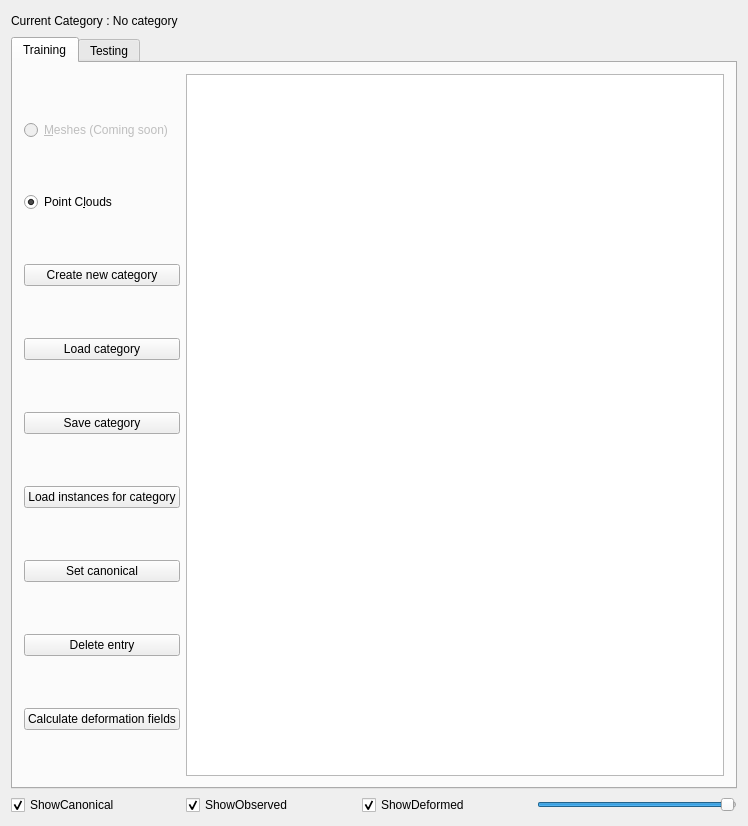
<?xml version="1.0" encoding="UTF-8"?>
<ui version="4.0">
 <class>ShapeGui</class>
 <widget class="QMainWindow" name="ShapeGui">
  <property name="geometry">
   <rect>
    <x>0</x>
    <y>0</y>
    <width>748</width>
    <height>826</height>
   </rect>
  </property>
  <property name="sizePolicy">
   <sizepolicy hsizetype="Fixed" vsizetype="Fixed">
    <horstretch>0</horstretch>
    <verstretch>0</verstretch>
   </sizepolicy>
  </property>
  <property name="maximumSize">
   <size>
    <width>16777215</width>
    <height>16777215</height>
   </size>
  </property>
  <property name="windowTitle">
   <string>Shape Registration</string>
  </property>
  <widget class="QWidget" name="centralWidget">
   <property name="sizePolicy">
    <sizepolicy hsizetype="Preferred" vsizetype="Preferred">
     <horstretch>0</horstretch>
     <verstretch>0</verstretch>
    </sizepolicy>
   </property>
   <layout class="QGridLayout" name="gridLayout_7">
    <item row="2" column="0">
     <widget class="QTabWidget" name="frameWidget">
      <property name="sizePolicy">
       <sizepolicy hsizetype="Expanding" vsizetype="Expanding">
        <horstretch>0</horstretch>
        <verstretch>0</verstretch>
       </sizepolicy>
      </property>
      <property name="currentIndex">
       <number>0</number>
      </property>
      <widget class="QWidget" name="trainingFrame">
       <property name="sizePolicy">
        <sizepolicy hsizetype="Preferred" vsizetype="Expanding">
         <horstretch>0</horstretch>
         <verstretch>0</verstretch>
        </sizepolicy>
       </property>
       <property name="autoFillBackground">
        <bool>false</bool>
       </property>
       <attribute name="title">
        <string>Training</string>
       </attribute>
       <layout class="QGridLayout" name="gridLayout_5">
        <item row="0" column="0">
         <layout class="QGridLayout" name="gridLayout_4">
          <item row="0" column="1">
           <layout class="QVBoxLayout" name="verticalLayout">
            <item>
             <widget class="QRadioButton" name="meshButton">
              <property name="enabled">
               <bool>false</bool>
              </property>
              <property name="text">
               <string>&amp;Meshes (Coming soon)</string>
              </property>
              <property name="checked">
               <bool>false</bool>
              </property>
             </widget>
            </item>
            <item>
             <widget class="QRadioButton" name="cloudButton">
              <property name="text">
               <string>Point C&amp;louds</string>
              </property>
              <property name="checked">
               <bool>true</bool>
              </property>
             </widget>
            </item>
            <item>
             <widget class="QPushButton" name="newCategoryButton">
              <property name="text">
               <string>Create new category</string>
              </property>
             </widget>
            </item>
            <item>
             <widget class="QPushButton" name="loadCategoryButton">
              <property name="text">
               <string>Load category</string>
              </property>
             </widget>
            </item>
            <item>
             <widget class="QPushButton" name="saveCategoryButton">
              <property name="text">
               <string>Save category</string>
              </property>
             </widget>
            </item>
            <item>
             <widget class="QPushButton" name="loadMeshesButton">
              <property name="text">
               <string>Load instances for category</string>
              </property>
             </widget>
            </item>
            <item>
             <widget class="QPushButton" name="canonicalButton">
              <property name="text">
               <string>Set canonical</string>
              </property>
             </widget>
            </item>
            <item>
             <widget class="QPushButton" name="deleteButton">
              <property name="text">
               <string>Delete entry</string>
              </property>
             </widget>
            </item>
            <item>
             <widget class="QPushButton" name="buildButton">
              <property name="text">
               <string>Calculate deformation fields</string>
              </property>
             </widget>
            </item>
           </layout>
          </item>
          <item row="0" column="2">
           <widget class="QListWidget" name="listWidget">
            <property name="sizeAdjustPolicy">
             <enum>QAbstractScrollArea::AdjustToContents</enum>
            </property>
           </widget>
          </item>
         </layout>
        </item>
       </layout>
      </widget>
      <widget class="QWidget" name="testingFrame">
       <attribute name="title">
        <string>Testing</string>
       </attribute>
       <layout class="QGridLayout" name="gridLayout_6">
        <item row="3" column="0">
         <layout class="QGridLayout" name="gridLayout_2">
          <item row="0" column="1">
           <widget class="QSpinBox" name="latentBox1"/>
          </item>
          <item row="0" column="2">
           <widget class="QLabel" name="label_3">
            <property name="text">
             <string>y-axis</string>
            </property>
           </widget>
          </item>
          <item row="0" column="0">
           <widget class="QLabel" name="label_2">
            <property name="text">
             <string>x-axis</string>
            </property>
           </widget>
          </item>
          <item row="0" column="3">
           <widget class="QSpinBox" name="latentBox2">
            <property name="value">
             <number>1</number>
            </property>
           </widget>
          </item>
         </layout>
        </item>
        <item row="1" column="0">
         <layout class="QGridLayout" name="gridLayout_3">
          <item row="0" column="1">
           <widget class="QSpinBox" name="numLatentBox">
            <property name="minimum">
             <number>0</number>
            </property>
            <property name="maximum">
             <number>100</number>
            </property>
            <property name="value">
             <number>5</number>
            </property>
           </widget>
          </item>
          <item row="0" column="0">
           <widget class="QLabel" name="label_4">
            <property name="text">
             <string>No. Latent:</string>
            </property>
           </widget>
          </item>
          <item row="0" column="2">
           <widget class="QPushButton" name="pcaButton">
            <property name="text">
             <string>Calculate PCA</string>
            </property>
           </widget>
          </item>
         </layout>
        </item>
        <item row="0" column="0">
         <widget class="QFrame" name="sourceFrame">
          <property name="sizePolicy">
           <sizepolicy hsizetype="Preferred" vsizetype="Minimum">
            <horstretch>0</horstretch>
            <verstretch>0</verstretch>
           </sizepolicy>
          </property>
          <property name="baseSize">
           <size>
            <width>290</width>
            <height>70</height>
           </size>
          </property>
          <property name="frameShape">
           <enum>QFrame::Panel</enum>
          </property>
          <property name="frameShadow">
           <enum>QFrame::Plain</enum>
          </property>
          <layout class="QGridLayout" name="gridLayout">
           <item row="0" column="0" rowspan="4" colspan="2">
            <widget class="QTabWidget" name="pointCloudTabs">
             <property name="sizePolicy">
              <sizepolicy hsizetype="Preferred" vsizetype="Preferred">
               <horstretch>0</horstretch>
               <verstretch>0</verstretch>
              </sizepolicy>
             </property>
             <property name="baseSize">
              <size>
               <width>290</width>
               <height>70</height>
              </size>
             </property>
             <property name="layoutDirection">
              <enum>Qt::RightToLeft</enum>
             </property>
             <property name="currentIndex">
              <number>0</number>
             </property>
             <widget class="QWidget" name="fileTab">
              <property name="layoutDirection">
               <enum>Qt::LeftToRight</enum>
              </property>
              <attribute name="title">
               <string>File</string>
              </attribute>
              <layout class="QGridLayout" name="gridLayout_9">
               <item row="0" column="0">
                <widget class="QLabel" name="pointCloudFileLabel">
                 <property name="text">
                  <string>Point Cloud File:</string>
                 </property>
                </widget>
               </item>
               <item row="0" column="1">
                <widget class="QLineEdit" name="pointCloudFileBox">
                 <property name="enabled">
                  <bool>false</bool>
                 </property>
                 <property name="readOnly">
                  <bool>true</bool>
                 </property>
                </widget>
               </item>
               <item row="0" column="2">
                <widget class="QToolButton" name="pointCloudFileOpenButton">
                 <property name="text">
                  <string>&lt;</string>
                 </property>
                </widget>
               </item>
              </layout>
             </widget>
             <widget class="QWidget" name="topicTab">
              <property name="layoutDirection">
               <enum>Qt::LeftToRight</enum>
              </property>
              <attribute name="title">
               <string>Topic</string>
              </attribute>
              <layout class="QGridLayout" name="gridLayout_10">
               <item row="0" column="0">
                <widget class="QLabel" name="pointCloudLabel">
                 <property name="text">
                  <string>Point Cloud Topic:</string>
                 </property>
                </widget>
               </item>
               <item row="0" column="1">
                <widget class="QComboBox" name="pointCloudTopicBox"/>
               </item>
              </layout>
             </widget>
            </widget>
           </item>
           <item row="3" column="2">
            <widget class="QPushButton" name="cancelFittingButton">
             <property name="sizePolicy">
              <sizepolicy hsizetype="Preferred" vsizetype="Fixed">
               <horstretch>0</horstretch>
               <verstretch>0</verstretch>
              </sizepolicy>
             </property>
             <property name="text">
              <string>Cancel</string>
             </property>
            </widget>
           </item>
           <item row="2" column="2">
            <widget class="QPushButton" name="fitButton">
             <property name="sizePolicy">
              <sizepolicy hsizetype="Preferred" vsizetype="Fixed">
               <horstretch>0</horstretch>
               <verstretch>0</verstretch>
              </sizepolicy>
             </property>
             <property name="text">
              <string>Fit to Observed</string>
             </property>
            </widget>
           </item>
           <item row="1" column="0">
            <widget class="QLabel" name="pointCloudSourceLabel">
             <property name="sizePolicy">
              <sizepolicy hsizetype="Minimum" vsizetype="Preferred">
               <horstretch>0</horstretch>
               <verstretch>0</verstretch>
              </sizepolicy>
             </property>
             <property name="font">
              <font>
               <pointsize>10</pointsize>
               <weight>75</weight>
               <bold>true</bold>
              </font>
             </property>
             <property name="text">
              <string>Observed Point Cloud Source</string>
             </property>
            </widget>
           </item>
          </layout>
         </widget>
        </item>
        <item row="2" column="0">
         <widget class="QwtPlot" name="qwtPlot"/>
        </item>
       </layout>
      </widget>
     </widget>
    </item>
    <item row="3" column="0">
     <layout class="QHBoxLayout" name="horizontalLayout_7">
      <item>
       <widget class="QCheckBox" name="canonicalCheckBox">
        <property name="text">
         <string>ShowCanonical</string>
        </property>
        <property name="checked">
         <bool>true</bool>
        </property>
       </widget>
      </item>
      <item>
       <widget class="QCheckBox" name="observedCheckBox">
        <property name="text">
         <string>ShowObserved</string>
        </property>
        <property name="checked">
         <bool>true</bool>
        </property>
       </widget>
      </item>
      <item>
       <widget class="QCheckBox" name="deformedCheckBox">
        <property name="text">
         <string>ShowDeformed</string>
        </property>
        <property name="checked">
         <bool>true</bool>
        </property>
       </widget>
      </item>
      <item>
       <widget class="QSlider" name="visSlider">
        <property name="sizePolicy">
         <sizepolicy hsizetype="Preferred" vsizetype="Fixed">
          <horstretch>0</horstretch>
          <verstretch>0</verstretch>
         </sizepolicy>
        </property>
        <property name="minimumSize">
         <size>
          <width>200</width>
          <height>0</height>
         </size>
        </property>
        <property name="maximum">
         <number>100</number>
        </property>
        <property name="value">
         <number>99</number>
        </property>
        <property name="orientation">
         <enum>Qt::Horizontal</enum>
        </property>
       </widget>
      </item>
     </layout>
    </item>
    <item row="1" column="0">
     <widget class="QLabel" name="categoryLabel">
      <property name="minimumSize">
       <size>
        <width>350</width>
        <height>20</height>
       </size>
      </property>
      <property name="maximumSize">
       <size>
        <width>16777215</width>
        <height>16777215</height>
       </size>
      </property>
      <property name="text">
       <string>Current Category : No category</string>
      </property>
     </widget>
    </item>
   </layout>
  </widget>
 </widget>
 <layoutdefault spacing="6" margin="11"/>
 <customwidgets>
  <customwidget>
   <class>QwtPlot</class>
   <extends>QFrame</extends>
   <header>qwt_plot.h</header>
   <container>1</container>
  </customwidget>
 </customwidgets>
 <resources/>
 <connections/>
</ui>
